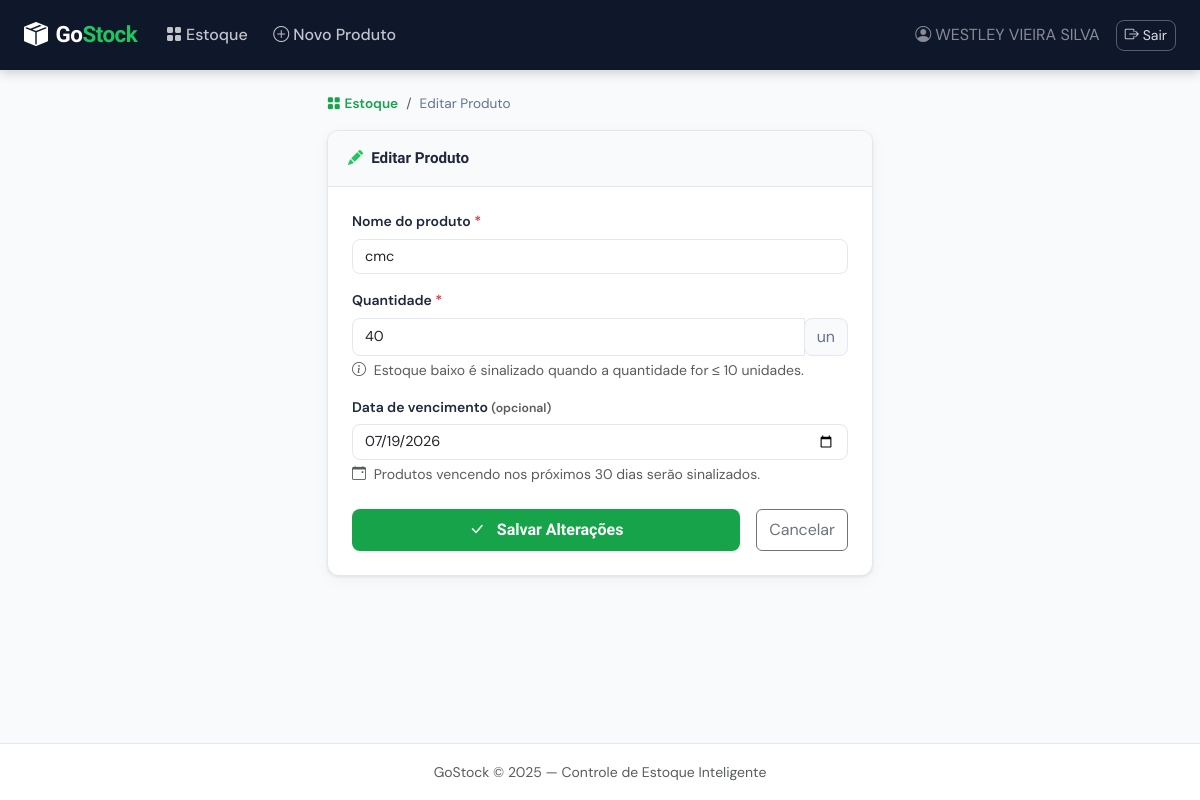
The app's page /editar/3 (signed in) with its own data.
### tables this page shows
CREATE TABLE produtos (
                id INTEGER PRIMARY KEY AUTOINCREMENT,
                nome TEXT NOT NULL,
                quantidade INTEGER NOT NULL DEFAULT 0,
                data_vencimento DATE,
                usuario_id INTEGER NOT NULL
            );

### controllers/produto_controller.py (the view, shortened to what this page needs)
@produtos_bp.route("/editar/<int:id>", methods=["GET", "POST"])
@login_required
def editar(id):
    produto = Produto.buscar_por_id(id)
    if not produto:
        flash("Produto não encontrado.", "danger")
        return redirect(url_for("produtos.listar"))
    return render_template("produtos/form.html", acao="Editar", produto=produto)

### controllers/produto_controller.py (called while the page is built)
def login_required(f):
    @wraps(f)
    def decorated(*args, **kwargs):
        if "usuario_id" not in session:
            flash("Faça login para acessar esta página.", "warning")
            return redirect(url_for("auth.login"))
        return f(*args, **kwargs)
    return decorated

### models/database.py (called while the page is built)
def get_connection():
    conn = sqlite3.connect(DATABASE_PATH)
    conn.row_factory = sqlite3.Row  # Acesso por nome de coluna
    return conn

### models/produto.py (called while the page is built)
    @staticmethod
    def buscar_por_id(id):
        conn = get_connection()
        cursor = conn.execute("SELECT * FROM produtos WHERE id = ?", (id,))
        produto = cursor.fetchone()
        conn.close()
        return dict(produto) if produto else None

### templates/produtos/form.html (shortened to what this page needs)
{% extends "base.html" %}
{% block content %}
<div class="container py-4">
  <div class="row justify-content-center">
    <div class="col-lg-7 col-xl-6">
      <nav aria-label="breadcrumb" class="mb-3">
        <ol class="breadcrumb gs-breadcrumb">
          <li class="breadcrumb-item">
            <a href="{{ url_for('produtos.listar') }}" class="gs-link">
              <i class="bi bi-grid-fill me-1"></i>Estoque
            </a>
          </li>
          <li class="breadcrumb-item active">{{ acao }} Produto</li>
        </ol>
      </nav>
      <div class="gs-card">
        <div class="gs-card-header">
          <i class="bi bi-{% if acao == 'Editar' %}pencil-fill{% else %}plus-circle-fill{% endif %} me-2 gs-accent"></i>
          {{ acao }} Produto
        </div>
        <div class="p-4">
          <form method="POST" novalidate id="formProduto">
            <div class="mb-3">
              <label class="gs-label" for="nome">
                Nome do produto <span class="text-danger">*</span>
              </label>
              <input type="text" class="form-control gs-input" id="nome" name="nome"
                     placeholder="Ex: Arroz Integral 1kg"
                     value="{{ produto.nome if produto else '' }}"
                     required maxlength="200"/>
            </div>
            <div class="mb-3">
              <label class="gs-label" for="quantidade">
                Quantidade <span class="text-danger">*</span>
              </label>
              <div class="input-group">
                <input type="number" class="form-control gs-input" id="quantidade" name="quantidade"
                       placeholder="0" min="0" step="1"
                       value="{{ produto.quantidade if produto else '' }}"
                       required/>
                <span class="input-group-text gs-input-icon">un</span>
              </div>
              <div class="form-text text-muted">
                <i class="bi bi-info-circle me-1"></i>
                Estoque baixo é sinalizado quando a quantidade for ≤ 10 unidades.
              </div>
            </div>
            <div class="mb-4">
              <label class="gs-label" for="data_vencimento">
                Data de vencimento <span class="text-muted small">(opcional)</span>
              </label>
              <input type="date" class="form-control gs-input" id="data_vencimento"
                     name="data_vencimento"
                     value="{{ produto.data_vencimento if produto else '' }}"/>
              <div class="form-text text-muted">
                <i class="bi bi-calendar-event me-1"></i>
                Produtos vencendo nos próximos 30 dias serão sinalizados.
              </div>
            </div>
            <div class="d-flex gap-3">
              <button type="submit" class="btn gs-btn-primary flex-grow-1 py-2">
                <i class="bi bi-{% if acao == 'Editar' %}check-lg{% else %}plus-lg{% endif %} me-2"></i>
                {% if acao == 'Editar' %}Salvar Alterações{% else %}Cadastrar Produto{% endif %}
              </button>
              <a href="{{ url_for('produtos.listar') }}" class="btn btn-outline-secondary py-2">
                Cancelar
              </a>
            </div>
          </form>
        </div>
      </div>
    </div>
  </div>
</div>
{% endblock %}

### static/css/style.css (style rules this page uses)
:root { --gs-primary: #16a34a; --gs-primary-dark: #15803d; --gs-primary-light: #dcfce7; --gs-accent: #22c55e; --gs-bg: #f8fafc; --gs-bg-card: #ffffff; --gs-border: #e2e8f0; --gs-text: #1e293b; --gs-text-muted: #64748b; --gs-navbar-bg: #0f172a; --gs-warning-bg: #fffbeb; --gs-danger-bg: #fef2f2; --gs-radius: 12px; --gs-shadow: 0 1px 3px rgba(0,0,0,.08), 0 4px 16px rgba(0,0,0,.04); --gs-shadow-lg: 0 4px 24px rgba(0,0,0,.12); --font-display: 'Sora', sans-serif; --font-body: 'DM Sans', sans-serif; }
*, *::before, *::after { box-sizing: border-box; }
body { font-family: var(--font-body); background-color: var(--gs-bg); color: var(--gs-text); min-height: 100vh; display: flex; flex-direction: column; }
.gs-accent { color: var(--gs-accent) !important; }
.gs-label { font-weight: 600; font-size: .875rem; color: var(--gs-text); margin-bottom: .4rem; display: block; }
.gs-input { border: 1.5px solid var(--gs-border); border-radius: 8px; font-family: var(--font-body); font-size: .9rem; transition: border-color .2s, box-shadow .2s; background: #fff; }
.gs-input-icon { background: var(--gs-bg); border: 1.5px solid var(--gs-border); color: var(--gs-text-muted); border-radius: 8px !important; }
.gs-btn-primary { background: var(--gs-primary); color: #fff; border: none; border-radius: 8px; font-weight: 600; font-family: var(--font-display); transition: background .2s, transform .1s; }
.gs-link { color: var(--gs-primary); text-decoration: none; font-weight: 600; }
.gs-card { background: var(--gs-bg-card); border: 1.5px solid var(--gs-border); border-radius: var(--gs-radius); box-shadow: var(--gs-shadow); overflow: hidden; }
.gs-card-header { padding: 1rem 1.25rem; background: #f8fafc; border-bottom: 1.5px solid var(--gs-border); font-weight: 600; font-family: var(--font-display); font-size: .95rem; display: flex; align-items: center; }
.gs-breadcrumb { font-size: .85rem; }
.gs-breadcrumb .breadcrumb-item.active { color: var(--gs-text-muted); }

### records on screen
produtos: nome "cmc", quantidade "40", data_vencimento "07/19/2026"

### other values on screen
{{ session.get('usuario_nome') }} "WESTLEY VIEIRA SILVA"
{{ acao }} "Editar"
